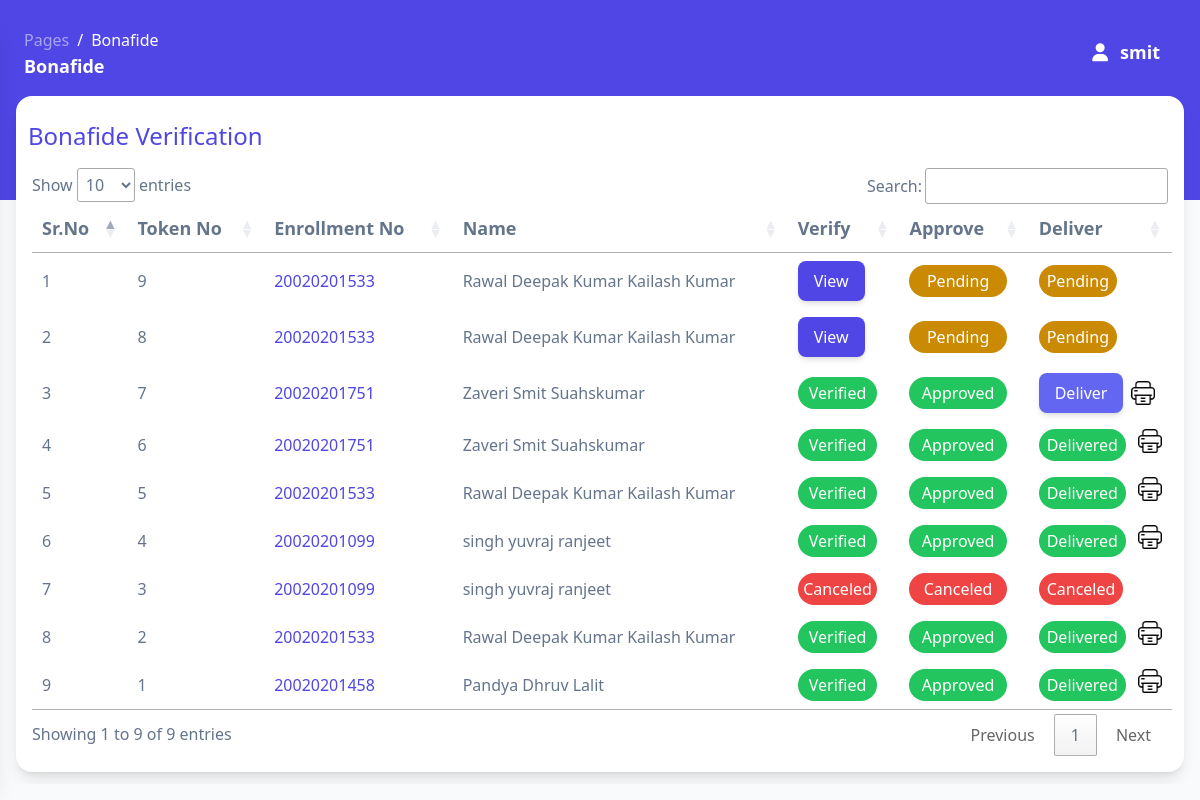
The page /Admin_side/public/bonafide.php (signed in) on the database its author committed.
### tables this page shows
CREATE TABLE IF NOT EXISTS `bonafide` (
  `id` int NOT NULL AUTO_INCREMENT,
  `enrollment_no` varchar(500) NOT NULL,
  `name` varchar(500) NOT NULL,
  `father_name` varchar(500) NOT NULL,
  `course` varchar(500) NOT NULL,
  `semester` varchar(500) NOT NULL,
  `mobile_no` varchar(500) NOT NULL,
  `email` varchar(500) NOT NULL,
  `purpose` varchar(500) NOT NULL,
  `fee_recipt` varchar(500) NOT NULL,
  `remark` varchar(500) NOT NULL,
  `status` varchar(500) NOT NULL,
  `verify_flag` tinyint(1) NOT NULL DEFAULT '0',
  `verify_by` varchar(500) NOT NULL,
  `approve_flag` tinyint(1) NOT NULL DEFAULT '0',
  `approve_by` varchar(500) NOT NULL,
  `delever_flag` tinyint(1) NOT NULL DEFAULT '0',
  `print_flag` tinyint(1) NOT NULL DEFAULT '0',
  `apply_date` date NOT NULL,
  `pickup_date` date NOT NULL,
  PRIMARY KEY (`id`)
);

### Admin_side/private/bonafide_server.php (called while the page is built, shortened)
<?php
class Bonafide
{
    function get_details()
    {
        $con = connect();
        $query = "SELECT * FROM `bonafide` ORDER BY id DESC";
        $result = mysqli_query($con, $query);
        return $result;
    }
}
?>

### Admin_side/public/bonafide.php (the view, shortened to what this page needs)
<?php
include('private/bonafide_server.php');
$bonafide = new Bonafide;
?>
<!DOCTYPE html>
<html>
<head>
  <link href="private/assets/css/nucleo-icons.css" rel="stylesheet" />
  <link href="private/assets/css/nucleo-svg.css" rel="stylesheet" />
  <link rel="stylesheet" href="private/assets/css/tooltips.css">
  <link rel="stylesheet" href="input.css">
  <script src="https://cdn.tailwindcss.com"></script>
  <link rel="stylesheet" href="https://cdn.datatables.net/1.13.1/css/jquery.dataTables.min.css">
  <link rel="stylesheet" href="https://cdn.datatables.net/buttons/2.3.6/css/buttons.dataTables.min.css">
</head>
<body class="m-0 font-sans text-base antialiased font-normal bg-gray-50 text-slate-500 overflow-hidden">
  <main
    class="relative h-full max-h-screen transition-all duration-200 ease-in-out xl:ml-68 rounded-xl overflow-x-hidden scroll-smooth overflow-y-visible">
    <nav
      class="relative flex flex-wrap items-center justify-between px-0 pt-5 mx-6 transition-all ease-in shadow-none duration-250 rounded-2xl lg:flex-nowrap lg:justify-start"
      navbar-main navbar-scroll="false">
      <div class="flex w-full 2xl:px-4 py-1 mx-auto flex-wrap-inherit">
        <nav class="xl:pl-80">
          <ol class="flex flex-wrap pt-1 bg-transparent rounded-lg">
            <li class="text-sm leading-normal">
              <a class="text-white opacity-50 text-base" href="javascript:;">Pages</a>
            </li>
            <li
              class="text-base pl-2 capitalize leading-normal text-white before:float-left before:pr-2 before:text-white before:content-['/']"
              aria-current="page">Bonafide</li>
          </ol>
          <h6 class="mb-0 font-bold text-white capitalize text-lg">Bonafide</h6>
        </nav>
        <div class="flex items-center justify-end mt-2 grow sm:mt-0 sm:mr-6 md:mr-0 lg:flex lg:basis-auto">
          <ul class="flex flex-row justify-end pl-0 mb-0 list-none md-max:w-full">
            <li class="flex items-center xl:mr-3">
              <?php
              if ($_SESSION['name'] == "") {
                ?>
                <a href="signin" class="block px-0 py-2 text-lg font-semibold text-white transition-all ease-nav-brand">
                  <i class="fa fa-user sm:mr-1"></i>
                  <span class="hidden sm:inline">Sign In</span>
                </a>
                <?php
              } else {
                ?>
                <a href="signout">
                  <i class="fa fa-user sm:mr-2 text-white font-semibold text-lg"></i>
                  <span class="hidden sm:inline text-white font-semibold text-lg">
                    <?php echo $_SESSION['name']; ?>
                  </span>
                </a>
                <?php
              }
              ?>
            </li>
            <li class="flex items-center pl-4 xl:hidden">
            </li>
        </div>
    </nav>
    <div class="w-full py-3 px-4 2xl:w-4/5 2xl:px-6 2xl:pt-8 xl:ml-80">
      <div class="min-w-full bg-white shadow-lg rounded-2xl mt-0 py-4">
        <div class="flex flex-col justify-start">
          <h1 class="text-2xl font-medium text-indigo-600 py-2 pl-3">Bonafide Verification</h1>
        </div>
        <div class="px-4 min-w-full text-left text-base mt-2 overflow-x-auto">
          <table id="myTable">
            <thead class="border-b font-medium text-lg">
              <tr>
                <th scope="col" class="px-6 py-3">Sr.No</th>
                <th scope="col" class="px-6 py-3 hidden lg:table-cell">Token No</th>
                <th scope="col" class="px-0 py-3">Enrollment No</th>
                <th scope="col" class="pr-6 py-3 hidden md:table-cell">Name</th>
                <th scope="col" class="px-6 py-3">Verify</th>
                <th scope="col" class="py-3">Approve</th>
                <th scope="col" class="py-3">Deliver</th>
              </tr>
            </thead>
            <tbody class="text-left">
              <?php
              $get_deatils = $bonafide->get_details();
              $count = 0;
              while ($row = mysqli_fetch_assoc($get_deatils)) {
                $count++;
                ?>
                <tr class="border-b transition duration-300 ease-in-out hover:bg-neutral-100 2xl:text-lg">
                  <td class="whitespace-nowrap px-6 py-4 font-medium">
                    <?php echo $count; ?>
                  </td>
                  <td class="whitespace-nowrap px-6 py-4 hidden lg:table-cell">
                    <?php echo $row['id']; ?>
                  </td>
                  <td class="whitespace-nowrap px-0 py-4">
                    <a href="bonafide_verification?verify_id=<?php echo $row['id']; ?>" class="text-indigo-600 font-medium"><?php echo $row['enrollment_no']; ?></a>
                  </td>
                  <td class="whitespace-nowrap pr-6 py-4 hidden md:table-cell">
                    <?php echo $row['name']; ?>
                  </td>
                  <td class="whitespace-nowrap px-6 py-4">
                    <?php if ($_SESSION['type'] == "Clerk" && $row['verify_flag'] == 0 && $row['remark'] == "") { ?>
                      <a href="bonafide_verification?verify_id=<?php echo $row['id']; ?>"><button name="view" id="view"
                          class="bg-indigo-600 px-4 py-2 rounded-lg text-white font-medium hover:bg-indigo-500 shadow-md">View</button></a>
                    <?php } else if ($_SESSION['type'] == "Head" && $row['verify_flag'] == 0 && $row['remark'] == "") { ?>
                        <p class="text-base bg-yellow-600 mr-3 p-1 text-white font-medium text-center rounded-full">Pending</p>
                    <?php } else if ($row['verify_flag'] == 1 && $row['remark'] == "") { ?>
                          <p class="text-base bg-green-500 mr-3 p-1 text-white font-medium text-center rounded-full">Verified</p>
                    <?php } else if ($row['verify_flag'] == 0 || $row['verify_flag'] == 1 && $row['remark'] != "") { ?>
                            <p class="text-base bg-red-500 mr-3 p-1 text-white font-medium text-center rounded-full">Canceled</p>
                    <?php } ?>
                  </td>
                  <td class="whitespace-nowrap px-6 py-4">
                    <?php if ($_SESSION['type'] == "Head" && $row['verify_flag'] == 1 && $row['approve_flag'] == 0 && $row['remark'] == "") { ?>
                      <a href="bonafide_verification?verify_id=<?php echo $row['id']; ?>"><button name="approve"
                          id="approve"
                          class="bg-indigo-600 px-4 py-2 rounded-lg text-white font-medium hover:bg-indigo-500 shadow-md">View</button></a>
                    <?php } else if (($_SESSION['type'] == "Clerk" || $_SESSION['type'] == "Head") && ($row['verify_flag'] == 1 || $row['verify_flag'] == 0) && $row['approve_flag'] == 0 && $row['remark'] == "") { ?>
                        <p class="text-base bg-yellow-600 mr-3 p-1 text-white font-medium text-center rounded-full">Pending</p>
                    <?php } else if ($row['approve_flag'] == 1 && $row['remark'] == "") { ?>
                          <p class="text-base bg-green-500 mr-3 p-1 text-white font-medium text-center rounded-full">Approved</p>
                    <?php } else if ($row['approve_flag'] == 0 && $row['remark'] != "") { ?>
                            <p class="text-base bg-red-500 mr-3 p-1 text-white font-medium text-center rounded-full">Canceled</p>
                    <?php } ?>
                  </td>
                  <td class="whitespace-nowrap px-6 py-4">
                    <?php if ($row['approve_flag'] == 1 && $_SESSION['type'] == "Clerk" && $row['delever_flag'] == 0 && $row['remark'] == "") { ?>
                      <div class="flex"> <a href="private/bonafide_server.php?pickup_id=<?php echo $row['id']; ?>"><button name="print"
                            class="bg-indigo-600 px-4 py-2 rounded-lg text-white font-medium hover:bg-indigo-500 shadow-md disabled:cursor-not-allowed disabled:bg-indigo-500 deliver" disabled>Deliver</button></a>
                        <a href="bonafide?deliver_id=<?php echo $row['id']; ?>" onclick="disable_toggle()" class="w-6 h-6"><img class="my-2 ml-2"
                            src=" private/Images/printer.png" alt="" srcset=""></a>
                      </div>
                    <?php } else if ($_SESSION['type'] == "Clerk" && $row['delever_flag'] == 0 && $row['remark'] == "") { ?>
                          <div class="flex">
                            <p class="text-base bg-yellow-600 mr-3 py-1 px-2 text-white font-medium text-center rounded-full">
                              Pending</p>
                          </div>
                    <?php } else if ($row['delever_flag'] == 1 && $row['remark'] == "") { ?>
                            <div class="flex ">
                              <p class="text-base bg-green-500 mr-3 py-1 px-2 text-white font-medium text-center rounded-full">
                                Delivered
                              </p>
                              <a href="bonafide?deliver_id=<?php echo $row['id']; ?>" class="w-6 h-6 "><img class="m-auto"
                                  src="private/Images/printer.png" alt="" srcset=""></a>
                            </div>
                    <?php } else if ($row['verify_flag'] == 1 || $row['verify_flag'] == 0 && $row['delever_flag'] == 0 && $row['remark'] != "") { ?>
                              <div class="flex ">
                                <p class="text-base bg-red-500 mr-3 py-1 px-2 text-white font-medium text-center rounded-full">
                                  Canceled
                                </p>
                              </div>
                    <?php } ?>
                  </td>
                </tr>
                <?php
              }
              ?>
            </tbody>
          </table>
        </div>
      </div>
  </main>
</body>
</html>

### Admin_side/input.css (style rules this page uses)
html { line-height: 1.5; -webkit-text-size-adjust: 100%; -moz-tab-size: 4; -o-tab-size: 4; tab-size: 4; font-family: ui-sans-serif, system-ui, -apple-system, BlinkMacSystemFont, "Segoe UI", Roboto, "Helvetica Neue", Arial, "Noto Sans", sans-serif, "Apple Color Emoji", "Segoe UI Emoji", "Segoe UI Symbol", "Noto Color Emoji"; font-feature-settings: normal; font-variation-settings: normal; }
body { margin: 0; line-height: inherit; }
h1, h2, h3, h4, h5, h6 { font-size: inherit; font-weight: inherit; }
a { color: inherit; text-decoration: inherit; }
table { text-indent: 0; border-color: inherit; border-collapse: collapse; }
button, input, optgroup, select, textarea { font-family: inherit; font-size: 100%; font-weight: inherit; line-height: inherit; color: inherit; margin: 0; padding: 0; }
button, select { text-transform: none; }
button, [type='button'], [type='reset'], [type='submit'] { -webkit-appearance: button; background-color: transparent; background-image: none; }
blockquote, dl, dd, h1, h2, h3, h4, h5, h6, hr, figure, p, pre { margin: 0; }
ol, ul, menu { list-style: none; margin: 0; padding: 0; }
button, [role="button"] { cursor: pointer; }
:disabled { cursor: default; }
img, svg, video, canvas, audio, iframe, embed, object { display: block; vertical-align: middle; }
img, video { max-width: 100%; height: auto; }
.relative { position: relative; }
.hidden { display: none; }

### rows shown on the page
bonafide: id "9", enrollment_no "20020201533", name "Rawal Deepak Kumar Kailash Kumar", verify_flag "Pending", approve_flag "Pending"
bonafide: id "8", enrollment_no "20020201533", name "Rawal Deepak Kumar Kailash Kumar", verify_flag "Pending", approve_flag "Pending"
bonafide: id "7", enrollment_no "20020201751", name "Zaveri Smit Suahskumar", verify_flag "Verified", approve_flag 1 (drawn)
bonafide: id "6", enrollment_no "20020201751", name "Zaveri Smit Suahskumar", verify_flag "Verified", approve_flag 1 (drawn)
bonafide: id "5", enrollment_no "20020201533", name "Rawal Deepak Kumar Kailash Kumar", verify_flag "Verified", approve_flag 1 (drawn)
bonafide: id "4", enrollment_no "20020201099", name "singh yuvraj ranjeet", verify_flag "Verified", approve_flag 1 (drawn)
bonafide: id "3", enrollment_no "20020201099", name "singh yuvraj ranjeet", verify_flag "Canceled"
bonafide: id "2", enrollment_no "20020201533", name "Rawal Deepak Kumar Kailash Kumar", verify_flag "Verified", approve_flag 1 (drawn)
bonafide: id "1", enrollment_no "20020201458", name "Pandya Dhruv Lalit", verify_flag "Verified", approve_flag 1 (drawn)

### other values the page prints
$_SESSION['name'] "smit"
